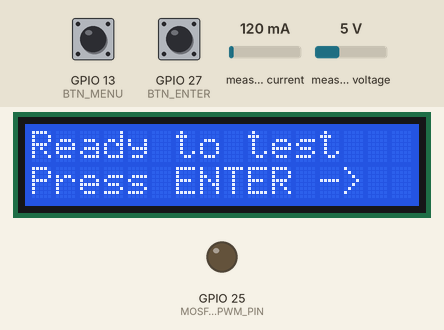
This sketch was run on a simulated ESP32. Parts: 16×2 character LCD, output pins drawn as LEDs (lit = HIGH). The inputs (shaded band) are chosen by the test bench; at power-on: GPIO 27 (BTN_ENTER) HIGH, measured current 120 mA, GPIO 13 (BTN_MENU) HIGH, measured voltage 5 V. What the sketch prints to the serial monitor is not drawn.

Above: at 3.3 s.
3.4 s: GPIO 27 (BTN_ENTER) pulled LOW for 0.15 s
At 3.62 s:
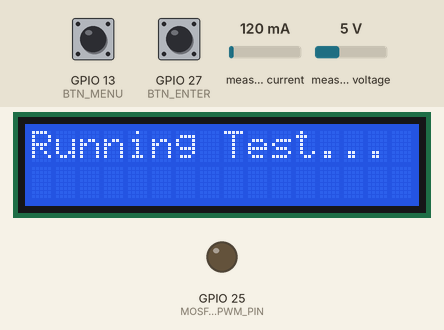
5.9 s: measured current set to 500 mA
At 7.4 s:
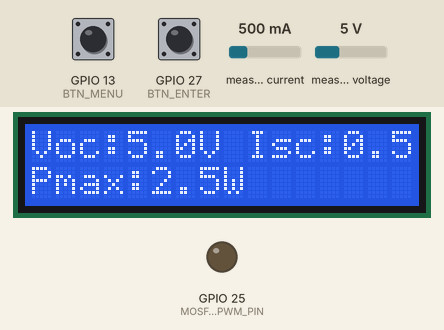
8.0 s: GPIO 13 (BTN_MENU) pulled LOW for 0.15 s
At 8.6 s:
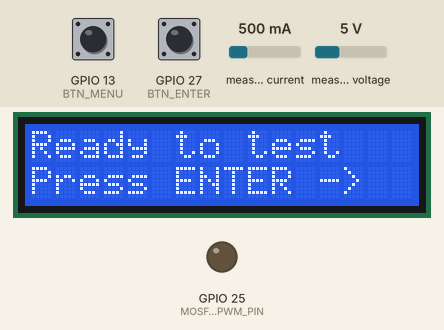
9.7 s: GPIO 27 (BTN_ENTER) pulled LOW for 1 s
At 10.47 s:
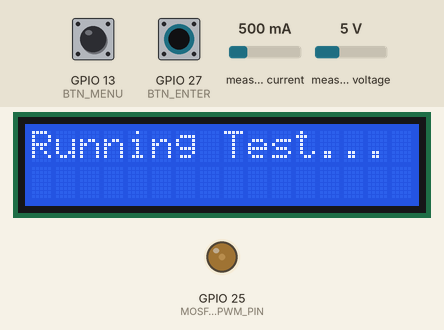
11.3 s: measured voltage set to 7.5 V
At 13.4 s:
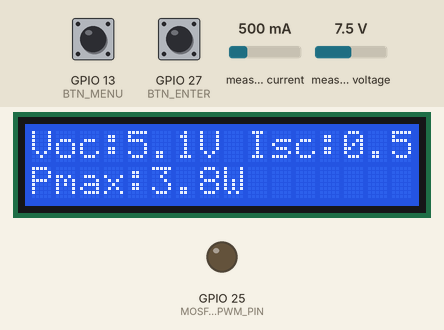
Timing chart, 0 to 14.9 s (numbered marks = the images above; inputs shaded):
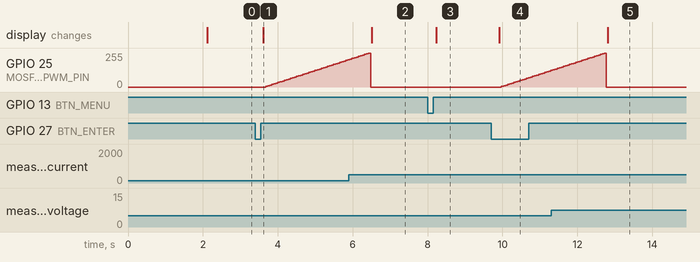

The sketch:

esp32_iv_tester.ino
```cpp
#include <Wire.h>
#include <LiquidCrystal_I2C.h>
#include <Adafruit_INA219.h>

// ---------------------------------------------------------
// ESP32 IV Curve Tester Reference Hardware Code
// ---------------------------------------------------------

// LCD Configuration (I2C address 0x27 is common, adjust if needed)
LiquidCrystal_I2C lcd(0x27, 16, 2);

// Current and Voltage Sensor (INA219 via I2C)
Adafruit_INA219 ina219;

// Button Pin Definitions
#define BTN_MENU  13
#define BTN_UP    12
#define BTN_DOWN  14
#define BTN_ENTER 27

// MOSFET PWM Pin for varying the load
#define MOSFET_PWM_PIN 25
#define PWM_CHANNEL 0
#define PWM_FREQ 5000
#define PWM_RES 8

// Variables for storing results
float voc = 0.0;
float isc = 0.0;
float pmax = 0.0;
float vmp = 0.0;
float imp = 0.0;

void setup() {
  Serial.begin(115200);

  // Initialize Buttons
  pinMode(BTN_MENU, INPUT_PULLUP);
  pinMode(BTN_UP, INPUT_PULLUP);
  pinMode(BTN_DOWN, INPUT_PULLUP);
  pinMode(BTN_ENTER, INPUT_PULLUP);

  // Initialize PWM for MOSFET
  ledcSetup(PWM_CHANNEL, PWM_FREQ, PWM_RES);
  ledcAttachPin(MOSFET_PWM_PIN, PWM_CHANNEL);
  ledcWrite(PWM_CHANNEL, 0); // Ensure load is off initially

  // Initialize LCD
  lcd.init();
  lcd.backlight();
  lcd.setCursor(0, 0);
  lcd.print("IV CURVE TESTER");
  lcd.setCursor(0, 1);
  lcd.print("Initializing...");

  // Initialize INA219 Sensor
  if (!ina219.begin()) {
    Serial.println("Failed to find INA219 chip");
    lcd.setCursor(0, 1);
    lcd.print("Sensor Error!  ");
    while (1) { delay(10); }
  }

  delay(2000);
  displayIdle();
}

void loop() {
  // Wait for the user to press ENTER to start the test
  if (digitalRead(BTN_ENTER) == LOW) {
    delay(200); // Debounce
    runIVCurveSweep();
    displayResults();

    // Wait for MENU button to return to idle
    while (digitalRead(BTN_MENU) == HIGH) {
      delay(50);
    }
    delay(200);
    displayIdle();
  }
}

void displayIdle() {
  lcd.clear();
  lcd.setCursor(0, 0);
  lcd.print("Ready to test");
  lcd.setCursor(0, 1);
  lcd.print("Press ENTER ->");
}

void displayResults() {
  lcd.clear();
  lcd.setCursor(0, 0);
  lcd.print("Voc:");
  lcd.print(voc, 1);
  lcd.print("V Isc:");
  lcd.print(isc, 1);
  lcd.print("A");

  lcd.setCursor(0, 1);
  lcd.print("Pmax:");
  lcd.print(pmax, 1);
  lcd.print("W");
}

void runIVCurveSweep() {
  lcd.clear();
  lcd.setCursor(0, 0);
  lcd.print("Running Test...");

  voc = 0; isc = 0; pmax = 0; vmp = 0; imp = 0;

  // Signal the start of data transmission to the connected computer
  Serial.println("---START_SWEEP---");

  // Sweep the electronic load from 0 (open circuit) to 255 (short circuit)
  for (int dutyCycle = 0; dutyCycle <= 255; dutyCycle += 5) {
    ledcWrite(PWM_CHANNEL, dutyCycle);
    delay(50); // Allow load to settle

    // Read Voltage and Current from INA219
    float shuntvoltage = ina219.getShuntVoltage_mV();
    float busvoltage = ina219.getBusVoltage_V();
    float current_mA = ina219.getCurrent_mA();

    float loadvoltage = busvoltage + (shuntvoltage / 1000);
    float current_A = current_mA / 1000.0;

    if(current_A < 0) current_A = 0; // Prevent negative readings from noise

    float power_W = loadvoltage * current_A;

    // Send data over Serial so the Python Dashboard can plot it
    Serial.print(loadvoltage);
    Serial.print(",");
    Serial.println(current_A);

    // Calculate characteristics
    if (dutyCycle == 0) {
      voc = loadvoltage; // Open Circuit Voltage
    }

    if (power_W > pmax) {
      pmax = power_W;
      vmp = loadvoltage;
      imp = current_A;
    }

    isc = current_A; // Last reading (highest load) approximates Isc
  }

  // Turn off load after sweep
  ledcWrite(PWM_CHANNEL, 0);

  Serial.println("---END_SWEEP---");

  // Output calculated metrics to Serial
  Serial.print("VOC:"); Serial.println(voc);
  Serial.print("ISC:"); Serial.println(isc);
  Serial.print("VMP:"); Serial.println(vmp);
  Serial.print("IMP:"); Serial.println(imp);
  Serial.print("PMAX:"); Serial.println(pmax);
}
```

Measured:
- after the input at 3.4 s, GPIO 25 (MOSFET_PWM_PIN): moves from 0/255 to 204/255 over 2.2 s, starting after 0.27 s; the display: changes after 0.22 s (image 1)
- after the input at 5.9 s, the display: changes after 0.60 s (image 2)
- after the input at 8.0 s, the display: changes after 0.23 s (image 3)
- after the input at 9.7 s, GPIO 25 (MOSFET_PWM_PIN): moves from 0/255 to 125/255 over 1.3 s, starting after 0.27 s; the display: changes after 0.22 s (image 4)
- after the input at 11.3 s, the display: changes after 1.5 s (image 5)
